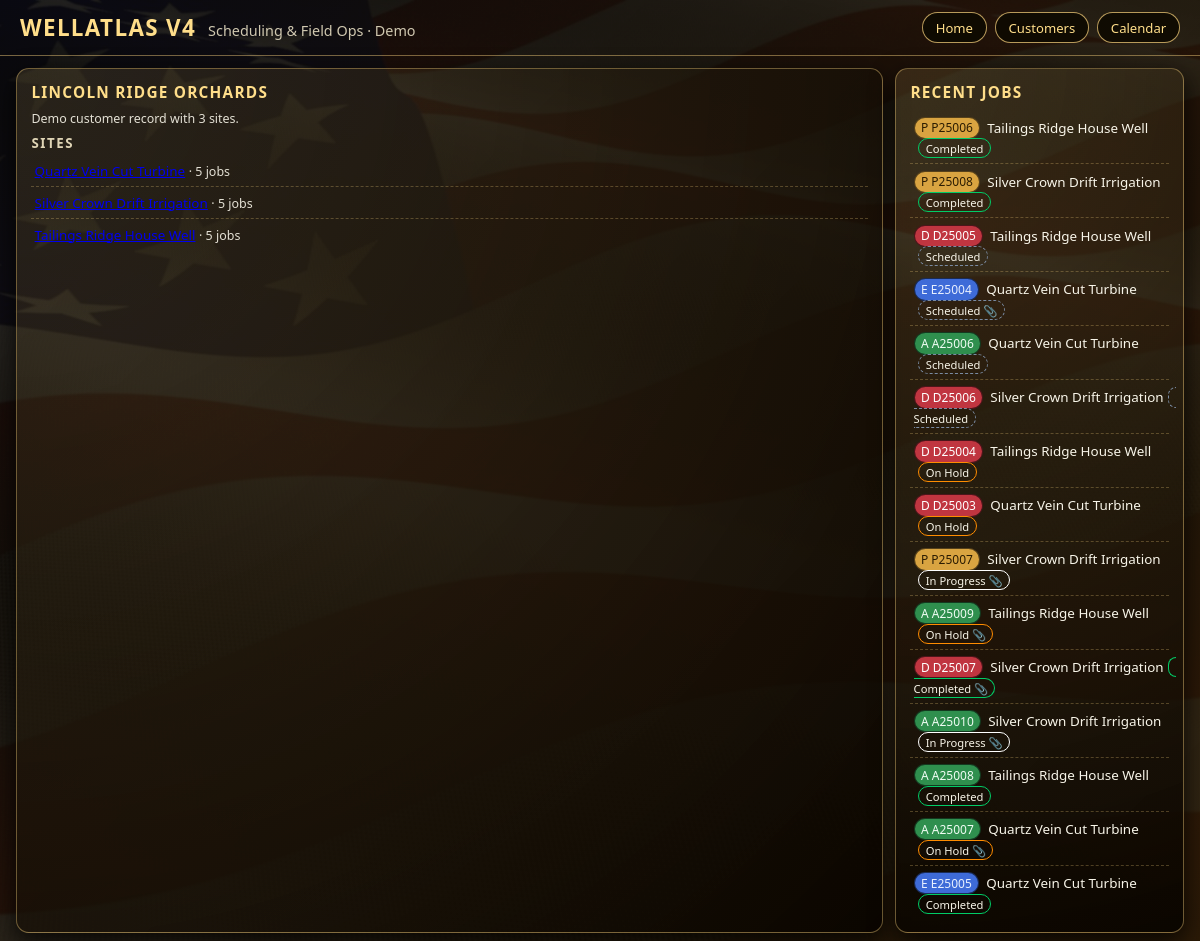
/customers/2, run on the app's committed database.
### tables this page shows
CREATE TABLE customers (
    id INTEGER PRIMARY KEY AUTOINCREMENT,
    name TEXT NOT NULL
);

CREATE TABLE sites (
    id INTEGER PRIMARY KEY AUTOINCREMENT,
    customer_id INTEGER NOT NULL,
    name TEXT NOT NULL,
    latitude REAL,
    longitude REAL,
    well_depth INTEGER,
    casing_diameter REAL,
    static_level REAL,
    pump_info TEXT,
    electrical_service TEXT,
    notes TEXT,
    FOREIGN KEY(customer_id) REFERENCES customers(id)
);

CREATE TABLE jobs (
    id INTEGER PRIMARY KEY AUTOINCREMENT,
    site_id INTEGER NOT NULL,
    division TEXT NOT NULL,
    job_number TEXT NOT NULL,
    title TEXT,
    status TEXT,
    start_date TEXT,
    end_date TEXT,
    notes TEXT,
    has_attachments INTEGER DEFAULT 0,
    FOREIGN KEY(site_id) REFERENCES sites(id)
);

### app.py (the view)
@app.route("/customers/<int:customer_id>")
def customer_detail(customer_id):
    db = get_db()
    customer = db.execute("SELECT * FROM customers WHERE id=?", (customer_id,)).fetchone()
    if not customer:
        return "Customer not found", 404
    sites = db.execute(
        "SELECT s.id, s.name, COUNT(j.id) AS job_count "
        "FROM sites s LEFT JOIN jobs j ON j.site_id=s.id "
        "WHERE s.customer_id=? "
        "GROUP BY s.id ORDER BY s.name",
        (customer_id,)
    ).fetchall()
    jobs = db.execute(
        "SELECT j.*, s.name AS site_name "
        "FROM jobs j JOIN sites s ON j.site_id=s.id "
        "WHERE s.customer_id=? "
        "ORDER BY j.start_date DESC LIMIT 15",
        (customer_id,)
    ).fetchall()
    jobs_view = []
    for j in jobs:
        jobs_view.append({
            "division": j["division"],
            "division_class": division_class(j["division"]),
            "job_number": j["job_number"],
            "site_name": j["site_name"],
            "status": j["status"],
            "status_class": status_class(j["status"]),
            "has_attachments": bool(j["has_attachments"]),
        })
    return render_template(
        "customer_detail.html",
        customer=dict(customer),
        sites=[dict(s) for s in sites],
        jobs=jobs_view,
    )

### app.py (called while the page is built)
def get_db():
    if "db" not in g:
        g.db = sqlite3.connect(DB_PATH)
        g.db.row_factory = sqlite3.Row
    return g.db

def division_class(division):
    return {
        "D": "drilling",
        "P": "domestic",
        "A": "ag",
        "E": "electrical",
    }.get(division, "drilling")

def status_class(status):
    key = (status or "").lower().replace(" ", "-")
    if key == "scheduled":
        return "scheduled"
    if key == "in-progress":
        return "in-progress"
    if key == "on-hold":
        return "on-hold"
    if key == "completed":
        return "completed"
    return "in-progress"

### templates/customer_detail.html
{% extends "base.html" %}
{% block content %}
<section class="card">
  <div class="card-header">
    <div class="card-title">{{ customer['name'] }}</div>
  </div>
  <div class="small">Demo customer record with {{ sites|length }} sites.</div>
  <h3 class="section-title">Sites</h3>
  <ul class="list">
    {% for s in sites %}
    <li class="list-item">
      <a href="{{ url_for('site_detail', site_id=s['id']) }}">{{ s['name'] }}</a>
      <span class="small"> · {{ s['job_count'] }} jobs</span>
    </li>
    {% endfor %}
  </ul>
</section>
<section class="card">
  <div class="card-header">
    <div class="card-title">Recent Jobs</div>
  </div>
  <ul class="list">
    {% for j in jobs %}
    <li class="list-item">
      <span class="division-pill division-{{ j['division_class'] }}">
        {{ j['division'] }} {{ j['job_number'] }}
      </span>
      &nbsp;{{ j['site_name'] }}
      <span class="status-pill status-{{ j['status_class'] }}" style="margin-left:0.3rem;">
        {{ j['status'] }}{% if j['has_attachments'] %} 📎{% endif %}
      </span>
    </li>
    {% else %}
    <li class="list-item small">No recent jobs for this demo customer.</li>
    {% endfor %}
  </ul>
</section>
{% endblock %}

### static/css/styles.css (style rules this page uses)
body { margin: 0; font-family: system-ui, -apple-system, BlinkMacSystemFont, "Segoe UI", sans-serif; color: #f8f5e9; background: #000; background-image: url('/static/img/wallpaper.jpg'); background-size: cover; background-attachment: fixed; background-position: center; }
.card { background: radial-gradient(circle at top left, rgba(255,215,128,0.12), rgba(10,5,0,0.97)); border-radius: 0.8rem; border: 1px solid rgba(255,215,128,0.4); padding: 0.8rem 0.9rem; box-shadow: 0 8px 24px rgba(0,0,0,0.8); }
.card-header { display: flex; justify-content: space-between; align-items: center; margin-bottom: 0.45rem; }
.card-title { font-size: 0.96rem; font-weight: 600; color: #ffde8a; text-transform: uppercase; letter-spacing: 0.08em; }
.section-title { font-size: 0.83rem; text-transform: uppercase; letter-spacing: 0.12em; color: #e0d5b6; margin: 0.4rem 0 0.25rem; }
.list { list-style: none; margin: 0; padding: 0; }
.list-item { padding: 0.4rem 0.2rem; border-bottom: 1px dashed rgba(255,215,128,0.26); font-size: 0.84rem; }
.list-item:last-child { border-bottom: none; }
.small { font-size: 0.78rem; opacity: 0.9; }
.division-pill { display: inline-flex; align-items: center; gap: 0.2rem; padding: 0.1rem 0.4rem; border-radius: 999px; font-size: 0.75rem; border: 1px solid rgba(0,0,0,0.6); }
.division-drilling { background: #c03540; color: #fff; }
.division-domestic { background: #d9a441; color: #2b1c02; }
.division-ag { background: #2f8f4e; color: #f0fdf4; }
.division-electrical { background: #3e6bd8; color: #e8f0ff; }
.status-pill { padding: 0.1rem 0.4rem; border-radius: 999px; font-size: 0.7rem; border-width: 1px; border-style: solid; }
.status-scheduled { border-style: dashed; border-color: #7a8ba3; }
.status-in-progress { border-color: #ffffff; }
.status-on-hold { border-color: #ff8c00; }
.status-completed { border-color: #00cc66; }

### data on the page
customers: name "LINCOLN RIDGE ORCHARDS"
sites: job_count "5"
sites: job_count "5"
sites: job_count "5"
jobs: division "P", job_number "P25006", site_name "Tailings Ridge House Well", status "Completed"
jobs: division "P", job_number "P25008", site_name "Silver Crown Drift Irrigation", status "Completed"
jobs: division "D", job_number "D25005", site_name "Tailings Ridge House Well", status "Scheduled"
jobs: division "E", job_number "E25004", site_name "Quartz Vein Cut Turbine", status "Scheduled"
jobs: division "A", job_number "A25006", site_name "Quartz Vein Cut Turbine", status "Scheduled"
jobs: division "D", job_number "D25006", site_name "Silver Crown Drift Irrigation", status "Scheduled"
jobs: division "D", job_number "D25004", site_name "Tailings Ridge House Well", status "On Hold"
jobs: division "D", job_number "D25003", site_name "Quartz Vein Cut Turbine", status "On Hold"
jobs: division "P", job_number "P25007", site_name "Silver Crown Drift Irrigation", status "In Progress"
jobs: division "A", job_number "A25009", site_name "Tailings Ridge House Well", status "On Hold"
jobs: division "D", job_number "D25007", site_name "Silver Crown Drift Irrigation", status "Completed"
jobs: division "A", job_number "A25010", site_name "Silver Crown Drift Irrigation", status "In Progress"
jobs: division "A", job_number "A25008", site_name "Tailings Ridge House Well", status "Completed"
jobs: division "A", job_number "A25007", site_name "Quartz Vein Cut Turbine", status "On Hold"
jobs: division "E", job_number "E25005", site_name "Quartz Vein Cut Turbine", status "Completed"

### other printed values
{{ sites|length }} "3"
